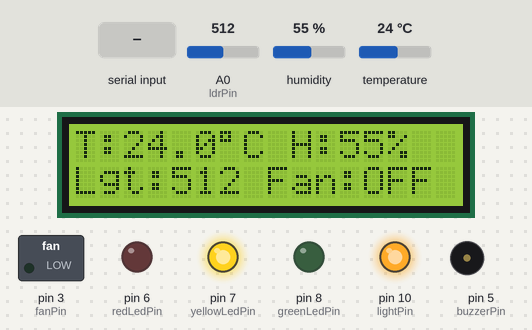
The sketch below on a simulated Arduino Uno, built with avr-gcc and run on an emulated ATmega328P. On the bench: 16×2 character LCD, switched loads named in the sketch (green lamp = pin HIGH), output pins drawn as LEDs (lit = HIGH), buzzer (waves = sounding, pin HIGH). The inputs (shaded band) are chosen by the test bench; at power-on: temperature 24 °C, A0 (ldrPin) = 512, humidity 55 %. What the sketch prints to the serial monitor is not drawn.

Above: at 2.8 s.
2.9 s: temperature set to 28.1 °C
At 7.1 s:
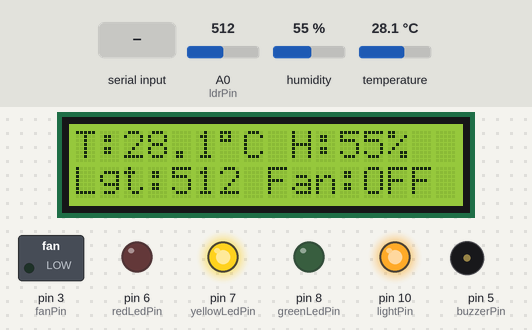
7.6 s: temperature set to 29.3 °C
At 10.6 s:
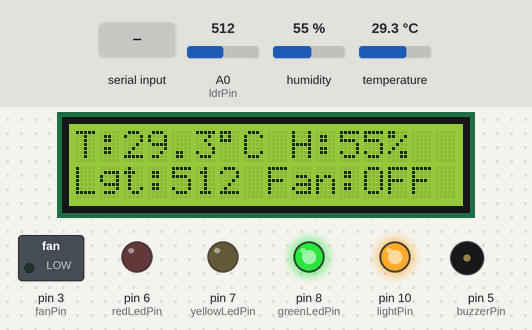
11.5 s: "WEEK3\n" received over Serial
At 12.6 s:
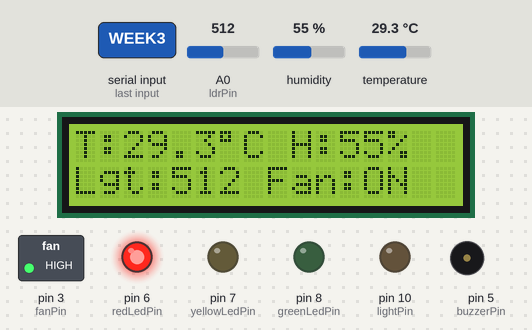
15.6 s: temperature set to 28.4 °C
At 19.2 s:
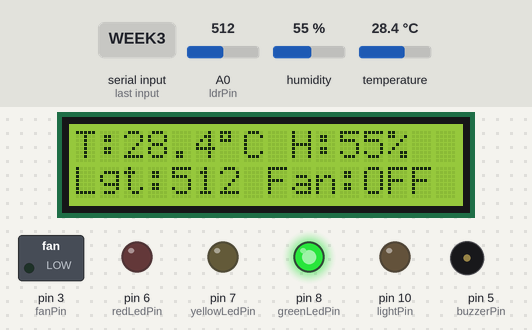
19.5 s: temperature set to 26.3 °C
At 23.2 s:
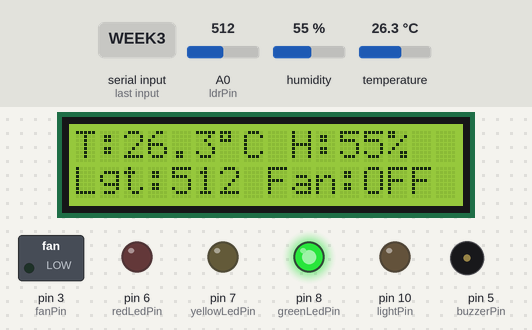
23.5 s: temperature set to 25.3 °C
At 27.0 s:
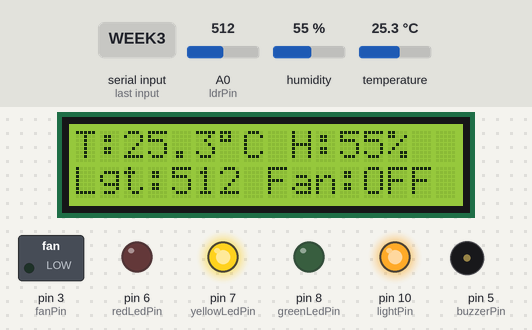
Timing chart, 0 to 28.6 s (numbered marks = the images above; inputs shaded):
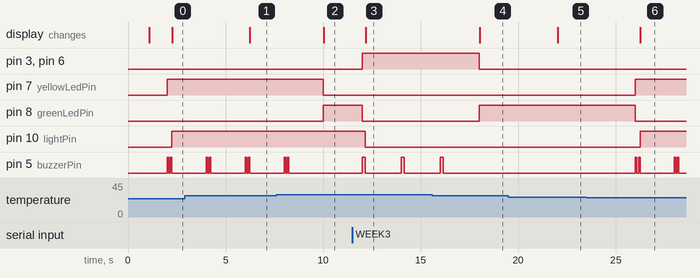

Measured:
- the behaviour switches between 28.9 and 29 °C on temperature (found by bisection; images 1 and 2)
- the behaviour switches between 29.1 and 29 °C on temperature (found by bisection; images 3 and 4)
- the behaviour switches between 26 and 25.9 °C on temperature (found by bisection; images 5 and 6)
- after the input at 2.9 s, the display: changes after 3.4 s (image 1)
- after the input at 7.6 s, pin 7 (yellowLedPin): HIGH → LOW after 2.4 s; pin 8 (greenLedPin): LOW → HIGH after 2.4 s; pin 5 (buzzerPin): goes on until 8.2 s, then stays LOW; the display: changes after 2.4 s (image 2)
- after the input at 11.5 s, pin 3 (fanPin), pin 6 (redLedPin): LOW → HIGH after 0.50 s; pin 8 (greenLedPin): HIGH → LOW after 0.50 s; pin 10 (lightPin): HIGH → LOW after 0.65 s; pin 5 (buzzerPin): alternates HIGH for 0.15 s and LOW for 1.9 s, starting after 0.50 s; the display: changes after 0.68 s (image 3)
- after the input at 15.6 s, pin 3 (fanPin), pin 6 (redLedPin): HIGH → LOW after 2.4 s; pin 8 (greenLedPin): LOW → HIGH after 2.4 s; pin 5 (buzzerPin): goes on until 16.2 s, then stays LOW; the display: changes after 2.4 s (image 4)
- after the input at 19.5 s, the display: changes after 2.5 s (image 5)
- after the input at 23.5 s, pin 7 (yellowLedPin): LOW → HIGH after 2.5 s; pin 8 (greenLedPin): HIGH → LOW after 2.5 s; pin 10 (lightPin): LOW → HIGH after 2.7 s; the display: changes after 2.8 s (image 6)

The sketch:

Day4.ino
```cpp
#include <DHT.h>
#include <Wire.h>
#include <LiquidCrystal_I2C.h>

// Initialize LCD at I2C address 0x27 for a 16x2 display
LiquidCrystal_I2C lcd(0x27, 16, 2);

// Sensor Pin Definitions
#define DHTPIN 2          // DHT22 Data pin connected to Digital Pin 2
#define DHTTYPE DHT22     // Using the DHT22 sensor
DHT dht(DHTPIN, DHTTYPE);

const int ldrPin = A0;    // Photoresistor (LDR) connected to Analog Pin A0

// Actuator Pin Definitions
const int fanPin = 3;     // Cooling Fan MOSFET connected to Pin 3
const int lightPin = 10;  // Heating Bulb MOSFET connected to Pin 10
const int buzzerPin = 5;  // Active Piezo Buzzer connected to Pin 5

// LED Indicator Pin Definitions
const int redLedPin = 6;    // High Temperature Alert LED (Overheating)
const int yellowLedPin = 7; // Low Temperature Alert LED (Too Cold)
const int greenLedPin = 8;  // Optimal Temperature LED (Comfortable Zone)

// Default Temperature Thresholds (Week 2 preset active by default: 29.0°C to 32.0°C)
float tempLowLimit = 29.0;
float tempHighLimit = 32.0;

// Track state of the heating bulb hysteresis
bool isBulbActive = false;

// Track active mode: 1 = WEEK1, 2 = WEEK2, 3 = WEEK3, 4 = WEEK4, 0 = MANUAL
int activeWeekMode = 2;

// Default Light Threshold
int darkThreshold = 300;

// Timing Variables (Non-blocking loop execution)
unsigned long lastSensorReadTime = 0;
const unsigned long sensorInterval = 2000; // DHT22 reads best at 2-second intervals

// Serial Buffer Variables
String inputBuffer = "";

void setup() {
  Serial.begin(9600);
  dht.begin();

  // Initialize LCD Screen
  lcd.init();
  lcd.backlight();
  lcd.clear();
  lcd.setCursor(0, 0);
  lcd.print("System Ready");
  delay(1000);
  lcd.clear();

  // Configure Actuators
  pinMode(fanPin, OUTPUT);
  pinMode(lightPin, OUTPUT);
  pinMode(buzzerPin, OUTPUT);

  digitalWrite(fanPin, LOW);
  digitalWrite(lightPin, LOW);
  digitalWrite(buzzerPin, LOW);

  // Configure LEDs
  pinMode(redLedPin, OUTPUT);
  pinMode(yellowLedPin, OUTPUT);
  pinMode(greenLedPin, OUTPUT);

  digitalWrite(redLedPin, LOW);
  digitalWrite(yellowLedPin, LOW);
  digitalWrite(greenLedPin, LOW);
}

void loop() {
  // 1. Process Incoming Serial Commands (Non-Blocking)
  while (Serial.available() > 0) {
    char inChar = (char)Serial.read();
    if (inChar == '\n') {
      processCommand(inputBuffer);
      inputBuffer = "";
    } else if (inChar != '\r') {
      inputBuffer += inChar;
    }
  }

  // 2. Read Sensors and Update Controls at set intervals
  unsigned long currentMillis = millis();
  if (currentMillis - lastSensorReadTime >= sensorInterval) {
    lastSensorReadTime = currentMillis;

    // Read Physical Sensors
    float temperature = dht.readTemperature();
    float humidity = dht.readHumidity();
    int lightLevel = analogRead(ldrPin);

    // Guard against invalid sensor readings
    if (isnan(temperature) || isnan(humidity)) {
      temperature = 0.0;
      humidity = 0.0;
    }

    int fanStatus = 0;
    float tempMidPoint = (tempLowLimit + tempHighLimit) / 2.0;

    // 3. Heating Bulb Hysteresis Logic
    if (temperature < tempLowLimit) {
      isBulbActive = true; // Turn ON when below threshold
    } else if (temperature >= tempMidPoint) {
      isBulbActive = false; // Turn OFF once target average is reached
    }

    // 4. Actuator & LED Logic
    if (temperature > 0.0) {
      if (temperature > tempHighLimit) {
        // 🔴 OVERHEATING -> Fan ON, Red LED ON, Green & Yellow OFF
        digitalWrite(fanPin, HIGH);
        fanStatus = 1;

        digitalWrite(redLedPin, HIGH);
        digitalWrite(yellowLedPin, LOW);
        digitalWrite(greenLedPin, LOW);

        triggerBuzzerChirp(150);

      } else if (temperature < tempLowLimit) {
        // 🟡 TOO COLD -> Fan OFF, Yellow LED ON, Green & Red OFF
        digitalWrite(fanPin, LOW);
        fanStatus = 0;

        digitalWrite(redLedPin, LOW);
        digitalWrite(yellowLedPin, HIGH);
        digitalWrite(greenLedPin, LOW);

        triggerBuzzerDoubleChirp();

      } else {
        // 🟢 RANGE REACHED -> Fan OFF, Yellow & Red OFF, Green LED ON
        digitalWrite(fanPin, LOW);
        fanStatus = 0;

        digitalWrite(redLedPin, LOW);
        digitalWrite(yellowLedPin, LOW);
        digitalWrite(greenLedPin, HIGH);

        digitalWrite(buzzerPin, LOW);
      }
    }

    // 5. Apply Heating Bulb Relay State
    digitalWrite(lightPin, isBulbActive ? HIGH : LOW);

    // 6. Display Readings on 16x2 LCD
    // Line 1: Temperature & Humidity
    lcd.setCursor(0, 0);
    lcd.print("T:");
    lcd.print(temperature, 1);
    lcd.print((char)223); // Degree symbol °
    lcd.print("C H:");
    lcd.print(humidity, 0);
    lcd.print("%  ");

    // Line 2: Light level & Fan Status
    lcd.setCursor(0, 1);
    lcd.print("Lgt:");
    lcd.print(lightLevel);
    if (lightLevel < 100) lcd.print(" ");  // Formatting padding for numbers
    if (lightLevel < 10)  lcd.print(" ");

    lcd.print(" Fan:");
    lcd.print(fanStatus ? "ON " : "OFF");

    // 7. Output Data Stream for Streamlit Dashboard (CSV: Temp,Humidity,Light,Fan)
    Serial.print(temperature, 1);
    Serial.print(",");
    Serial.print(humidity, 1);
    Serial.print(",");
    Serial.print(lightLevel);
    Serial.print(",");
    Serial.println(fanStatus);
  }
}

// Handler for incoming commands from Streamlit / Python
void processCommand(String command) {
  command.trim();

  if (command.equals("WEEK1")) {
    tempLowLimit = 32.0; tempHighLimit = 35.0;
    activeWeekMode = 1;
  } else if (command.equals("WEEK2")) {
    tempLowLimit = 29.0; tempHighLimit = 32.0;
    activeWeekMode = 2;
  } else if (command.equals("WEEK3")) {
    tempLowLimit = 26.0; tempHighLimit = 29.0;
    activeWeekMode = 3;
  } else if (command.equals("WEEK4")) {
    tempLowLimit = 23.0; tempHighLimit = 26.0;
    activeWeekMode = 4;
  } else if (command.startsWith("SET_LOW:")) {
    float val = command.substring(8).toFloat();
    if (val > 0.0) {
      tempLowLimit = val;
      activeWeekMode = 0; // Switching to manual mode
    }
  } else if (command.startsWith("SET_HIGH:")) {
    float val = command.substring(9).toFloat();
    if (val > 0.0) {
      tempHighLimit = val;
      activeWeekMode = 0;
    }
  } else if (command.startsWith("SET_DARK:")) {
    int val = command.substring(9).toInt();
    if (val > 0) darkThreshold = val;
  }
}

// Helpers for audible feedback
void triggerBuzzerChirp(int duration) {
  digitalWrite(buzzerPin, HIGH);
  delay(duration);
  digitalWrite(buzzerPin, LOW);
}

void triggerBuzzerDoubleChirp() {
  digitalWrite(buzzerPin, HIGH);
  delay(80);
  digitalWrite(buzzerPin, LOW);
  delay(80);
  digitalWrite(buzzerPin, HIGH);
  delay(80);
  digitalWrite(buzzerPin, LOW);
}
```
